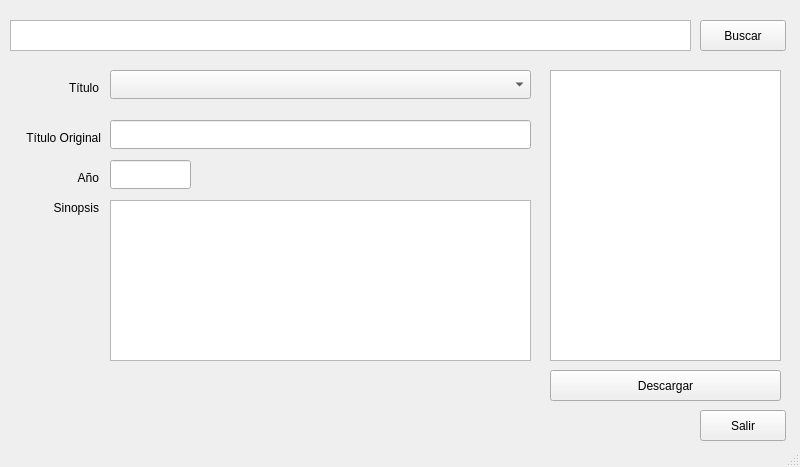
<?xml version="1.0" encoding="UTF-8"?>
<ui version="4.0">
 <class>MainWindow</class>
 <widget class="QMainWindow" name="MainWindow">
  <property name="geometry">
   <rect>
    <x>0</x>
    <y>0</y>
    <width>800</width>
    <height>467</height>
   </rect>
  </property>
  <property name="windowTitle">
   <string>FetchPosterGUI 0.1</string>
  </property>
  <widget class="QWidget" name="centralwidget">
   <widget class="QTextEdit" name="textSearch">
    <property name="geometry">
     <rect>
      <x>10</x>
      <y>20</y>
      <width>681</width>
      <height>31</height>
     </rect>
    </property>
   </widget>
   <widget class="QPushButton" name="btnSearch">
    <property name="geometry">
     <rect>
      <x>700</x>
      <y>20</y>
      <width>86</width>
      <height>31</height>
     </rect>
    </property>
    <property name="text">
     <string>Buscar</string>
    </property>
   </widget>
   <widget class="QLabel" name="label">
    <property name="geometry">
     <rect>
      <x>40</x>
      <y>80</y>
      <width>59</width>
      <height>15</height>
     </rect>
    </property>
    <property name="text">
     <string>Título</string>
    </property>
    <property name="alignment">
     <set>Qt::AlignRight|Qt::AlignTrailing|Qt::AlignVCenter</set>
    </property>
   </widget>
   <widget class="QComboBox" name="titleList">
    <property name="geometry">
     <rect>
      <x>110</x>
      <y>70</y>
      <width>421</width>
      <height>29</height>
     </rect>
    </property>
   </widget>
   <widget class="QLineEdit" name="originalTitle">
    <property name="geometry">
     <rect>
      <x>110</x>
      <y>120</y>
      <width>421</width>
      <height>29</height>
     </rect>
    </property>
    <property name="readOnly">
     <bool>true</bool>
    </property>
   </widget>
   <widget class="QGraphicsView" name="posterView">
    <property name="geometry">
     <rect>
      <x>550</x>
      <y>70</y>
      <width>231</width>
      <height>291</height>
     </rect>
    </property>
   </widget>
   <widget class="QLabel" name="label_2">
    <property name="geometry">
     <rect>
      <x>10</x>
      <y>130</y>
      <width>91</width>
      <height>16</height>
     </rect>
    </property>
    <property name="text">
     <string>Título Original</string>
    </property>
    <property name="alignment">
     <set>Qt::AlignRight|Qt::AlignTrailing|Qt::AlignVCenter</set>
    </property>
   </widget>
   <widget class="QLabel" name="label_3">
    <property name="geometry">
     <rect>
      <x>40</x>
      <y>170</y>
      <width>59</width>
      <height>15</height>
     </rect>
    </property>
    <property name="text">
     <string>Año</string>
    </property>
    <property name="alignment">
     <set>Qt::AlignRight|Qt::AlignTrailing|Qt::AlignVCenter</set>
    </property>
   </widget>
   <widget class="QLabel" name="label_5">
    <property name="geometry">
     <rect>
      <x>40</x>
      <y>200</y>
      <width>59</width>
      <height>15</height>
     </rect>
    </property>
    <property name="text">
     <string>Sinopsis</string>
    </property>
    <property name="alignment">
     <set>Qt::AlignRight|Qt::AlignTrailing|Qt::AlignVCenter</set>
    </property>
   </widget>
   <widget class="QLineEdit" name="lineYear">
    <property name="geometry">
     <rect>
      <x>110</x>
      <y>160</y>
      <width>81</width>
      <height>29</height>
     </rect>
    </property>
    <property name="readOnly">
     <bool>true</bool>
    </property>
   </widget>
   <widget class="QTextEdit" name="textDesc">
    <property name="geometry">
     <rect>
      <x>110</x>
      <y>200</y>
      <width>421</width>
      <height>161</height>
     </rect>
    </property>
    <property name="readOnly">
     <bool>true</bool>
    </property>
   </widget>
   <widget class="QPushButton" name="btnDownload">
    <property name="geometry">
     <rect>
      <x>550</x>
      <y>370</y>
      <width>231</width>
      <height>31</height>
     </rect>
    </property>
    <property name="text">
     <string>Descargar</string>
    </property>
   </widget>
   <widget class="QPushButton" name="btnExit">
    <property name="geometry">
     <rect>
      <x>700</x>
      <y>410</y>
      <width>86</width>
      <height>31</height>
     </rect>
    </property>
    <property name="text">
     <string>Salir</string>
    </property>
   </widget>
  </widget>
  <widget class="QStatusBar" name="statusbar"/>
 </widget>
 <resources/>
 <connections/>
</ui>
